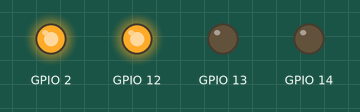
This sketch was run on a simulated ESP32. Parts: output pins drawn as LEDs (lit = HIGH).

Above: at 0.05 s.
At 10.4 s:
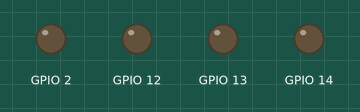
Timing chart, 0 to 13.5 s (numbered marks = the images above):
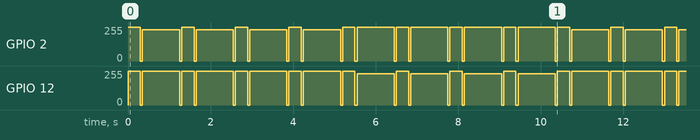

The sketch:

osemkiv2.ino
```cpp
#include <Arduino.h>
#include "osemki.h"

void setup() {
  initRobot();
}

void loop() {
  int licznik;
  for (licznik = 0; licznik < 4; licznik++) {
    goFoward(300, 255);
    delay(50);
    curveLeft(900, 20);
    delay(50);
  }
  for (licznik = 0; licznik < 4; licznik++) {
    goFoward(300, 255);
    delay(50);
    curveRight(900, 20);
    delay(50);
  }
}
```

Measured:
- by itself, GPIO 2, GPIO 12: moves between 0/255 and 255/255, repeating every 10.4 s
